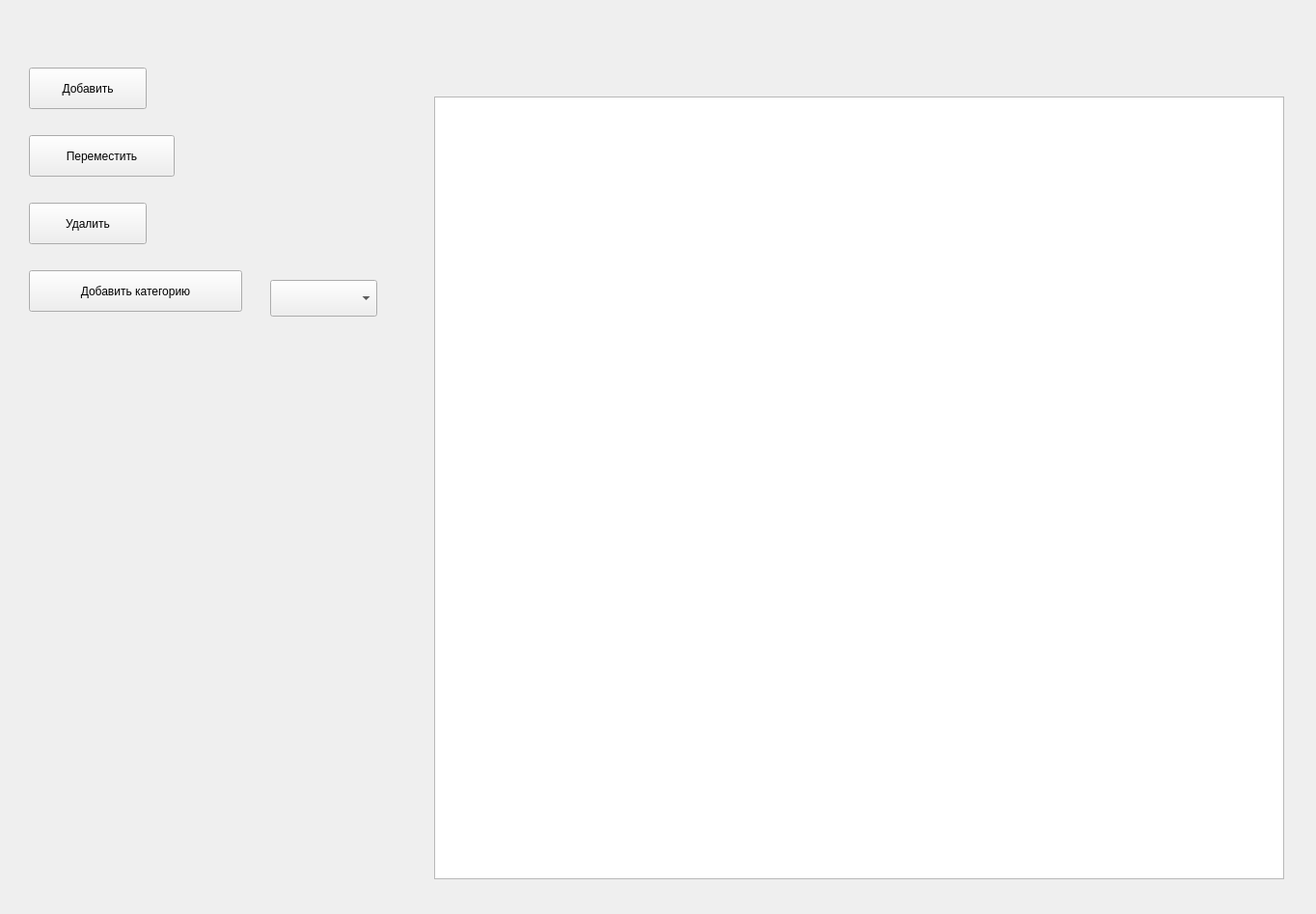
<?xml version="1.0" encoding="UTF-8"?>
<ui version="4.0">
 <class>MainWindow</class>
 <widget class="QMainWindow" name="MainWindow">
  <property name="geometry">
   <rect>
    <x>0</x>
    <y>0</y>
    <width>1364</width>
    <height>947</height>
   </rect>
  </property>
  <property name="windowTitle">
   <string>MainWindow</string>
  </property>
  <widget class="QWidget" name="centralwidget">
   <widget class="QPushButton" name="addTaskButton">
    <property name="geometry">
     <rect>
      <x>30</x>
      <y>70</y>
      <width>122</width>
      <height>43</height>
     </rect>
    </property>
    <property name="text">
     <string>Добавить</string>
    </property>
   </widget>
   <widget class="QPushButton" name="moveTaskButton">
    <property name="geometry">
     <rect>
      <x>30</x>
      <y>140</y>
      <width>151</width>
      <height>43</height>
     </rect>
    </property>
    <property name="text">
     <string>Переместить</string>
    </property>
   </widget>
   <widget class="QPushButton" name="deleteTaskButton">
    <property name="geometry">
     <rect>
      <x>30</x>
      <y>210</y>
      <width>122</width>
      <height>43</height>
     </rect>
    </property>
    <property name="text">
     <string>Удалить</string>
    </property>
   </widget>
   <widget class="QPushButton" name="addCategoryButton">
    <property name="geometry">
     <rect>
      <x>30</x>
      <y>280</y>
      <width>221</width>
      <height>43</height>
     </rect>
    </property>
    <property name="text">
     <string>Добавить категорию</string>
    </property>
   </widget>
   <widget class="QListWidget" name="taskListWidget">
    <property name="geometry">
     <rect>
      <x>450</x>
      <y>100</y>
      <width>881</width>
      <height>811</height>
     </rect>
    </property>
   </widget>
   <widget class="QComboBox" name="categoryComboBox">
    <property name="geometry">
     <rect>
      <x>280</x>
      <y>290</y>
      <width>111</width>
      <height>38</height>
     </rect>
    </property>
   </widget>
  </widget>
 </widget>
 <resources/>
 <connections/>
</ui>
